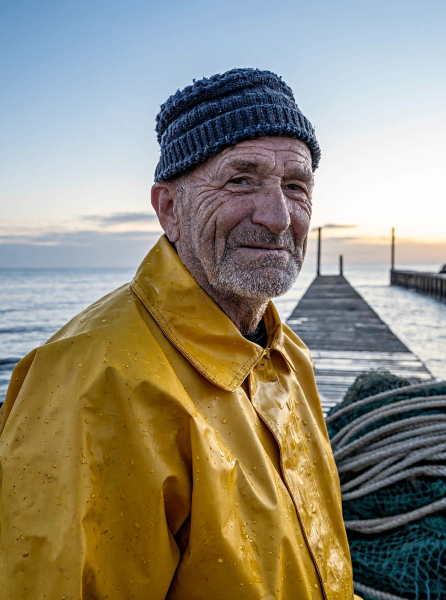
#> input picture web/assets/image/h3-1.webp, 892 x 1200 px (shown at 1/2 size)
$ python -i compose.py   (imports and definitions only)
#> lines starting #> are read from the running program, lines starting #| are printed output that depends on the picture; after the words box and inside, x2 and y2 are one past the last pixel; in counts of white or black regions, pixels touching at a corner belong together
#> further down, picture is the input picture: PIL image 892x1200 RGB; mean R, G, B 145.8, 139, 119.6
"""First frames from a scene followed by character references and numeric positions.

The default uses a scene-first prompt (pos2), without writing a collage. It aims
for the scene, requested framing and approximate positions; face similarity and
exact coordinates are not guaranteed. Collage helpers remain available for experiments.
"""
from pathlib import Path

from PIL import Image
from .staging import position_prompt, scene_prompt

MAX_PEOPLE = 3  # the model takes 4 pictures: the people (or none) plus the layout or the scene
TOLERANCE = 9


def cut_out(picture, step=TOLERANCE):
    """The person on their plain backdrop as an RGBA picture.

    The backdrop is what the edge reaches by changing less than `step` between neighbouring pixels,
    so a vignette or gradient backdrop goes as well; it is found on a small copy and scaled back.
    """
#> called with step = 9
    from collections import deque
    rgb = picture.convert('RGB')
    scale = min(1., 384 / max(rgb.size))
#> scale = 0.32
    small = rgb.resize((max(2, round(rgb.width * scale)), max(2, round(rgb.height * scale))), Image.BILINEAR)
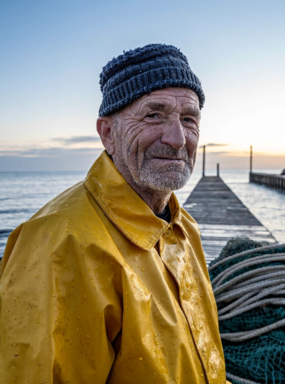
#> small: PIL image 285x384 RGB; mean R, G, B 145.8, 139, 119.6
    width, height = small.size
#> width = 285; height = 384
    pixels = list(small.getdata())
#> pixels = 109440 items
    gone = bytearray(width * height)
    queue = deque()
    for x in range(width):
        queue.extend((x, width * (height - 1) + x))
    for y in range(height):
        queue.extend((width * y, width * y + width - 1))
    for index in queue:
        gone[index] = 1
    while queue:
        index = queue.popleft()
        r, g, b = pixels[index]
        x = index % width
        for other in (index - 1 if x else -1, index + 1 if x < width - 1 else -1, index - width, index + width):
            if 0 <= other < len(pixels) and not gone[other]:
                r2, g2, b2 = pixels[other]
                if abs(r - r2) + abs(g - g2) + abs(b - b2) < step:
                    gone[other] = 1
                    queue.append(other)
#> this loop made 52128 passes
#> (r, g, b) on passes 1 to 3: (95, 145, 190), (134, 104, 27), (95, 145, 190)
    mask = Image.new('L', small.size)
#> mask: PIL image 285x384 L; every value is 0
    mask.putdata([0 if flag else 255 for flag in gone])
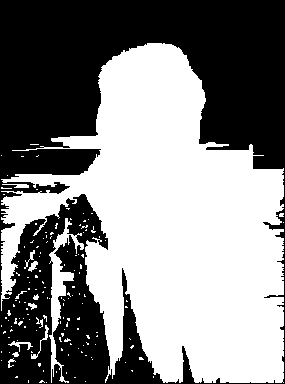
#> mask: PIL image 285x384 L; 52.4% white; 1 black region, box (x1, y1, x2, y2) and area: (0, 0, 285, 384) 52124
    mask = mask.resize(rgb.size, Image.BILINEAR).point(lambda v: 255 if v > 127 else 0)
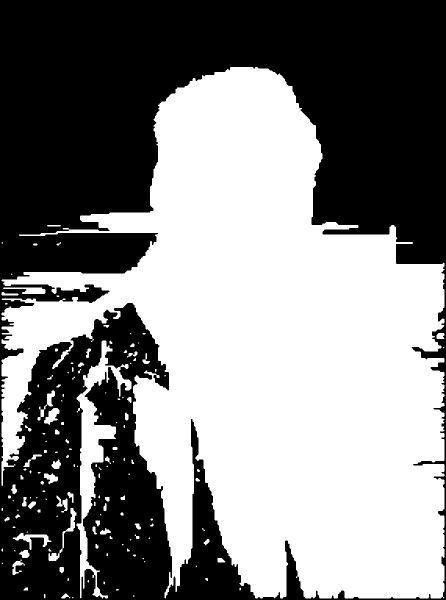
#> mask: PIL image 892x1200 L (shown at 1/2 size); 52.4% white; 1 black region, box (x1, y1, x2, y2) and area: (0, 0, 892, 1200) 510043
    result = rgb.convert('RGBA')
    result.putalpha(mask)
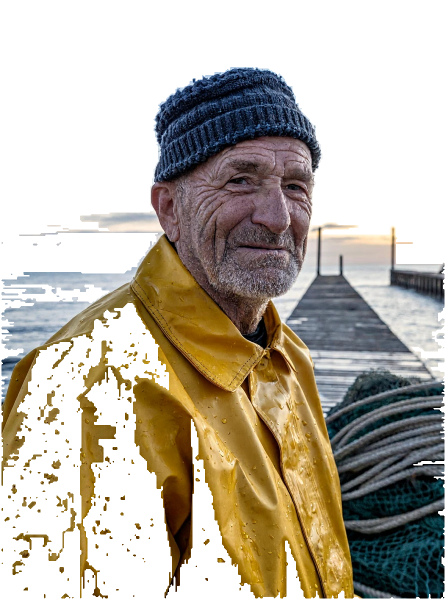
#> result: PIL image 892x1200 RGBA (shown at 1/2 size); mean R, G, B, A 145.8, 139, 119.6, 133.5; transparent parts drawn white
    box = mask.getbbox()
#> box = (3, 134, 889, 1197)
    return result.crop(box) if box else result
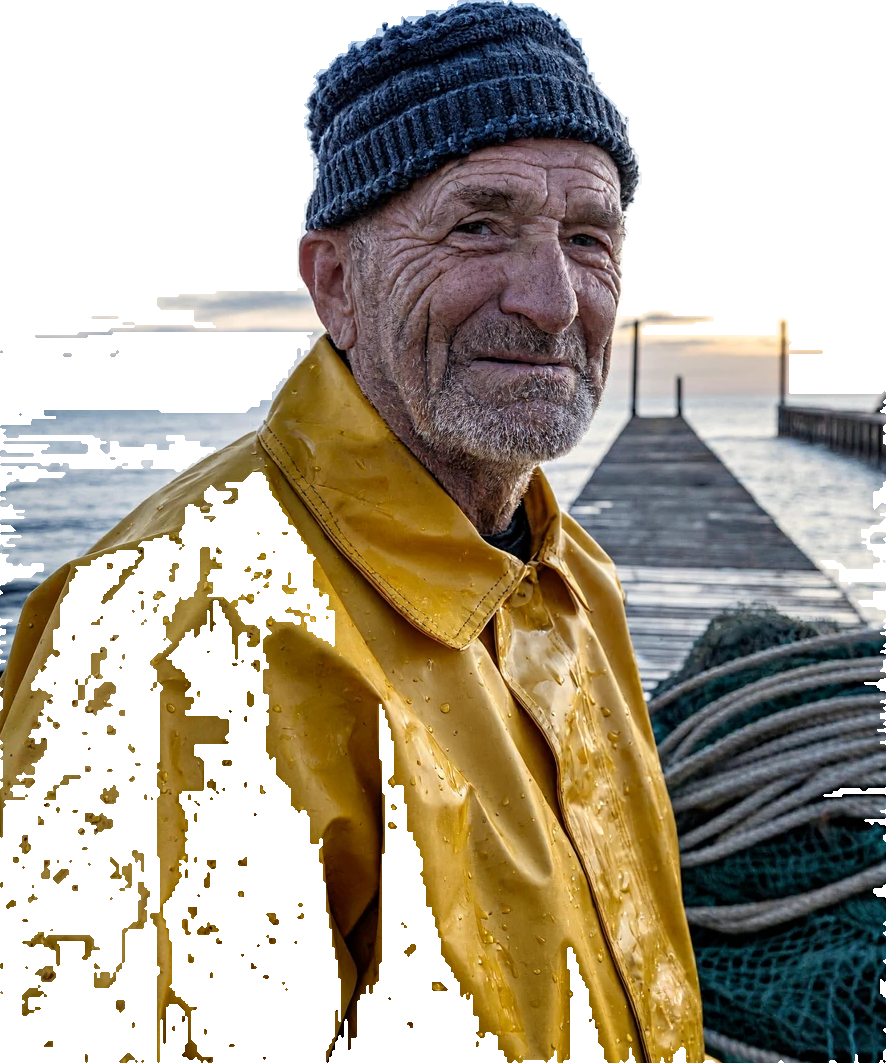
#> returned value: PIL image 886x1063 RGBA; mean R, G, B, A 144.3, 132.7, 107.1, 151.7; transparent parts drawn white


# [87 lines left out: functions collage, _check, build, not called in this run]

>>> from PIL import Image
>>> picture = Image.open('../../web/assets/image/h3-1.webp')
>>> result = cut_out(picture)

$ run again, on web/assets/image/h3-3.webp
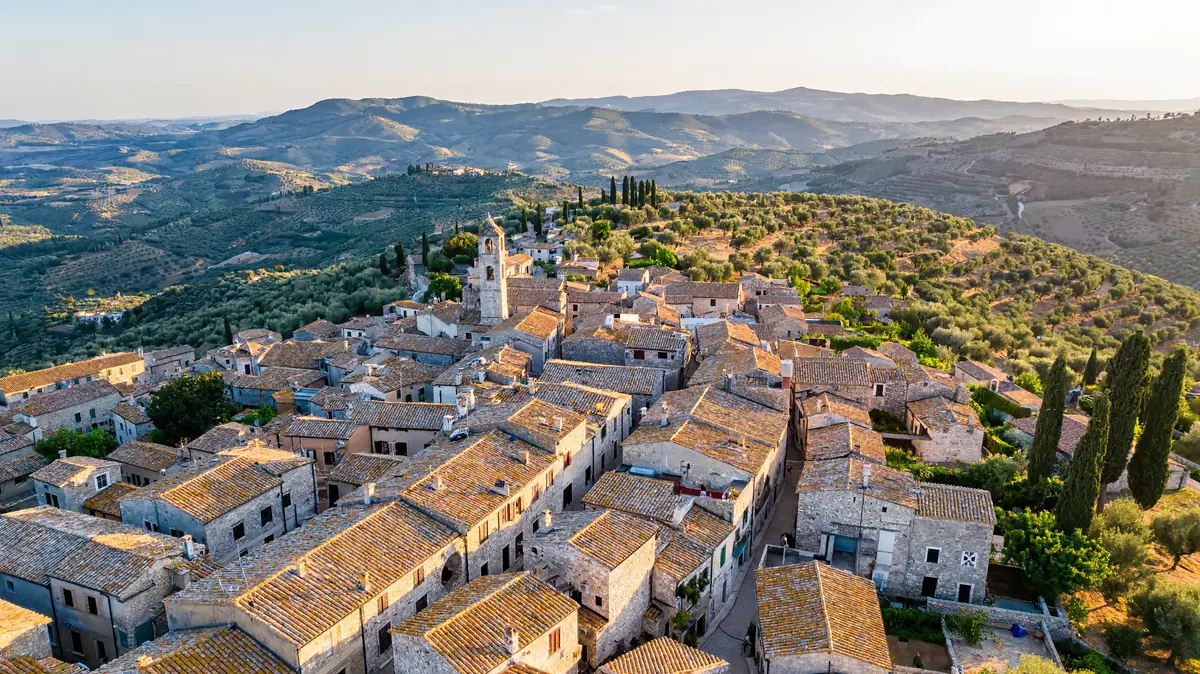
#> input picture web/assets/image/h3-3.webp, 1200 x 674 px
#> picture is the input picture: PIL image 1200x674 RGB; mean R, G, B 132.2, 129.5, 121.6
#> pixels = 82944 items
#> the loop in cut_out, `while queue:` made 13918 passes
#> (r, g, b) on passes 1 to 3: (199, 215, 230), (113, 83, 49), (199, 215, 230)
#> in cut_out, `mask.putdata([0 if flag else 255 for flag in gone])`:
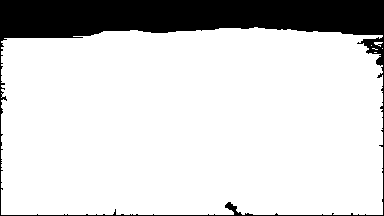
#> mask: PIL image 384x216 L; 83.2% white; 1 black region, box (x1, y1, x2, y2) and area: (0, 0, 384, 216) 13914
#> box = (3, 84, 1197, 671)
#> in cut_out, `return result.crop(box) if box else result`:
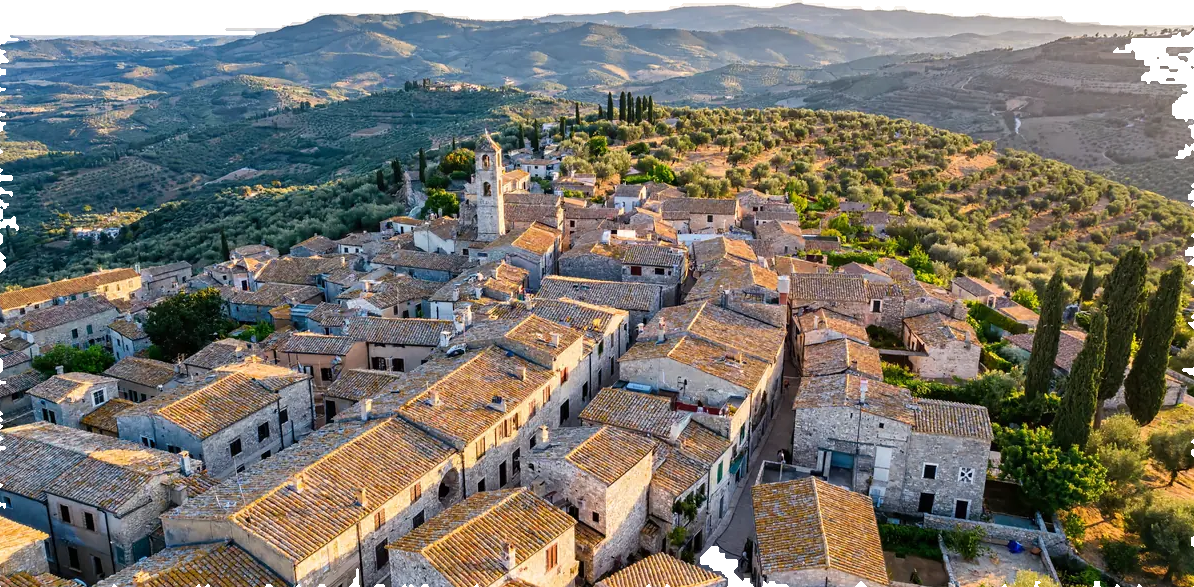
#> returned value: PIL image 1194x587 RGBA; mean R, G, B, A 117.7, 114.5, 105.6, 245; transparent parts drawn white

$ run again, on web/assets/image/h3-4.webp
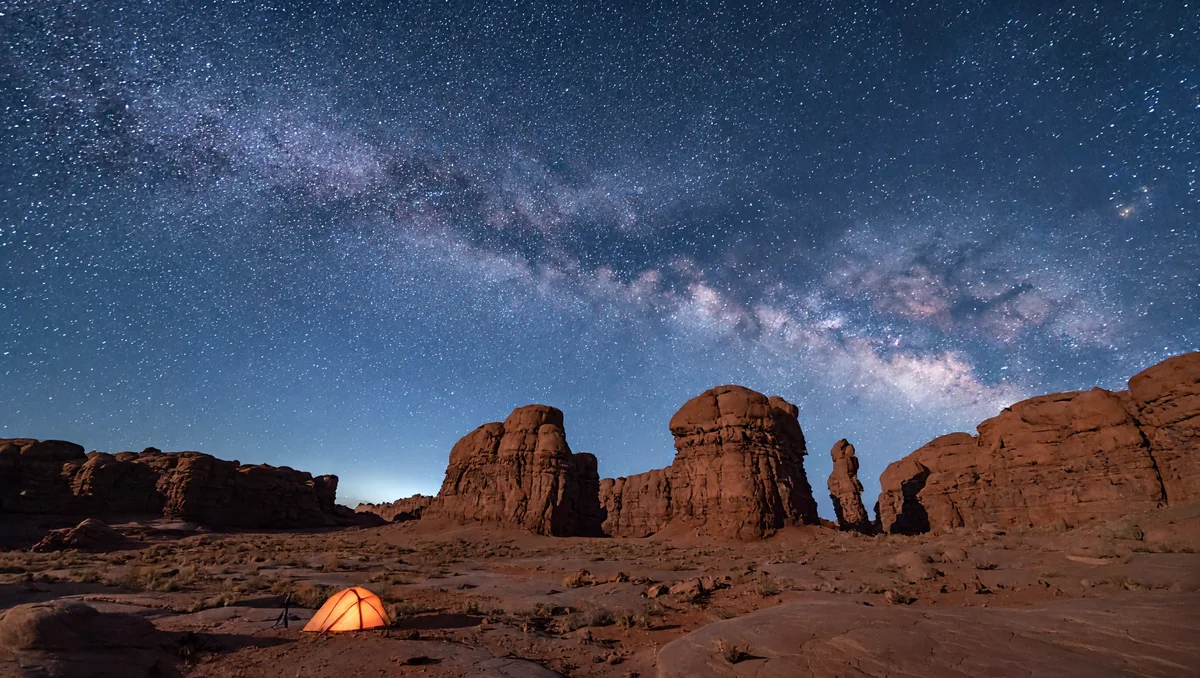
#> input picture web/assets/image/h3-4.webp, 1200 x 678 px
#> picture is the input picture: PIL image 1200x678 RGB; mean R, G, B 70.5, 74.8, 94.1
#> pixels = 83328 items
#> the loop in cut_out, `while queue:` made 29091 passes
#> (r, g, b) on passes 1 to 3: (60, 77, 112), (83, 53, 44), (52, 70, 105)
#> in cut_out, `mask.putdata([0 if flag else 255 for flag in gone])`:
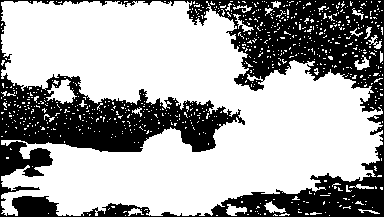
#> mask: PIL image 384x217 L; 65.1% white; 1 black region, box (x1, y1, x2, y2) and area: (0, 0, 384, 217) 29087
#> box = (3, 3, 1197, 675)
#> in cut_out, `return result.crop(box) if box else result`:
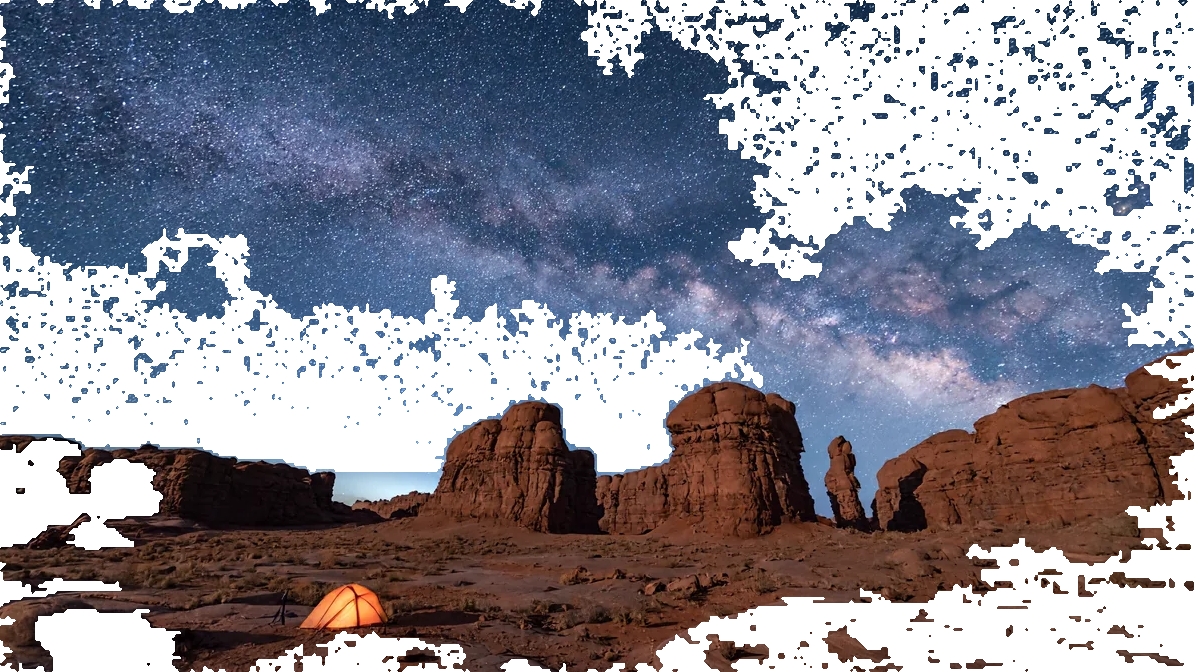
#> returned value: PIL image 1194x672 RGBA; mean R, G, B, A 70.7, 75.1, 94.5, 167.5; transparent parts drawn white
